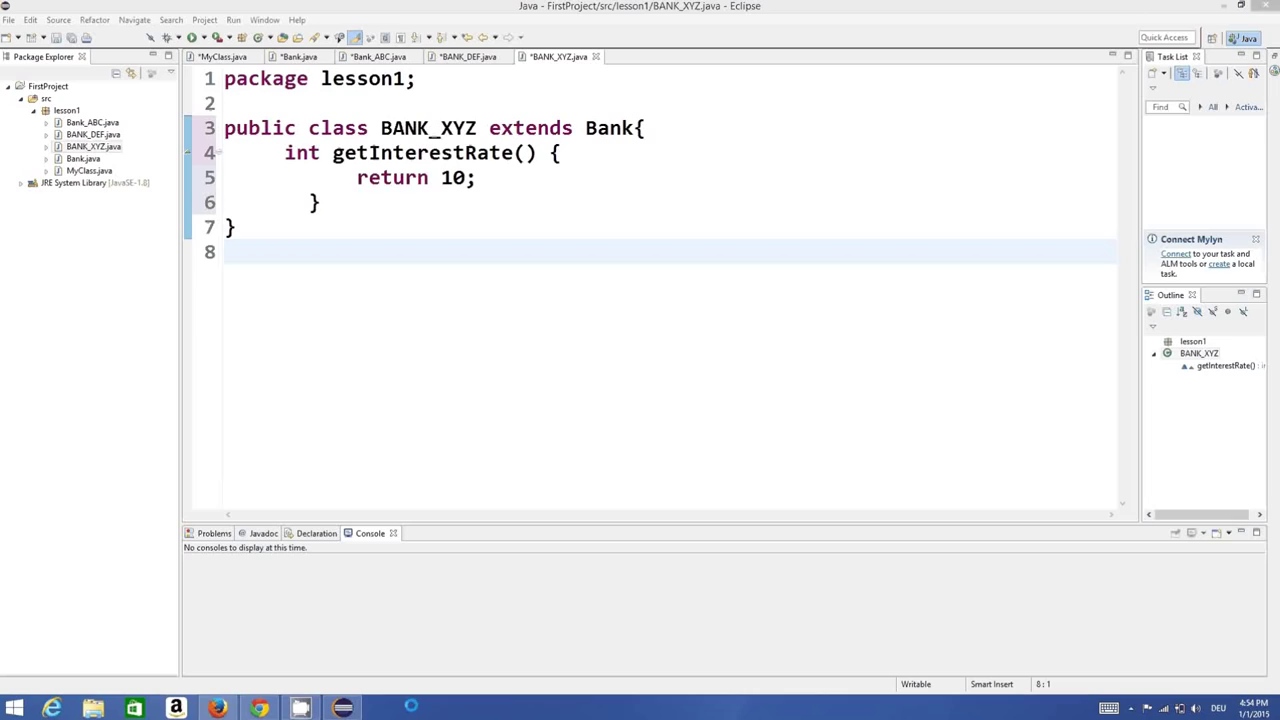
//> input picture Images/Java Tutorial For Beginners 26 - Polymorphism in Java_GnLtvmeGAWA/1.png, 1280 x 720 px
$ ./houghlines '../../../Images/Java Tutorial For Beginners 26 - Polymorphism in Java_GnLtvmeGAWA/1.png'   (built with g++ and OpenCV 4)
//> lines starting //> are read from the running program, lines starting //| are printed output that depends on the picture; after the words box and inside, x2 and y2 are one past the last pixel; in counts of white or black regions, pixels touching at a corner belong together
// g++ houghlines.cpp `pkg-config --cflags --libs opencv`

#include "opencv2/highgui/highgui.hpp"
#include "opencv2/imgproc/imgproc.hpp"

#include <iostream>

using namespace cv;
using namespace std;

#define PI 3.14159265

void help()
{
	cout << "\nThis program demonstrates line finding with the Hough transform.\n"
			"Usage: ./houghlines <image_name>, Default is pic1.jpg\n" << endl;
}

int main(int argc, char** argv)
{
	const char* filename = argc >= 2 ? argv[1] : "pic1.jpg";

	Mat src = imread(filename, 0);
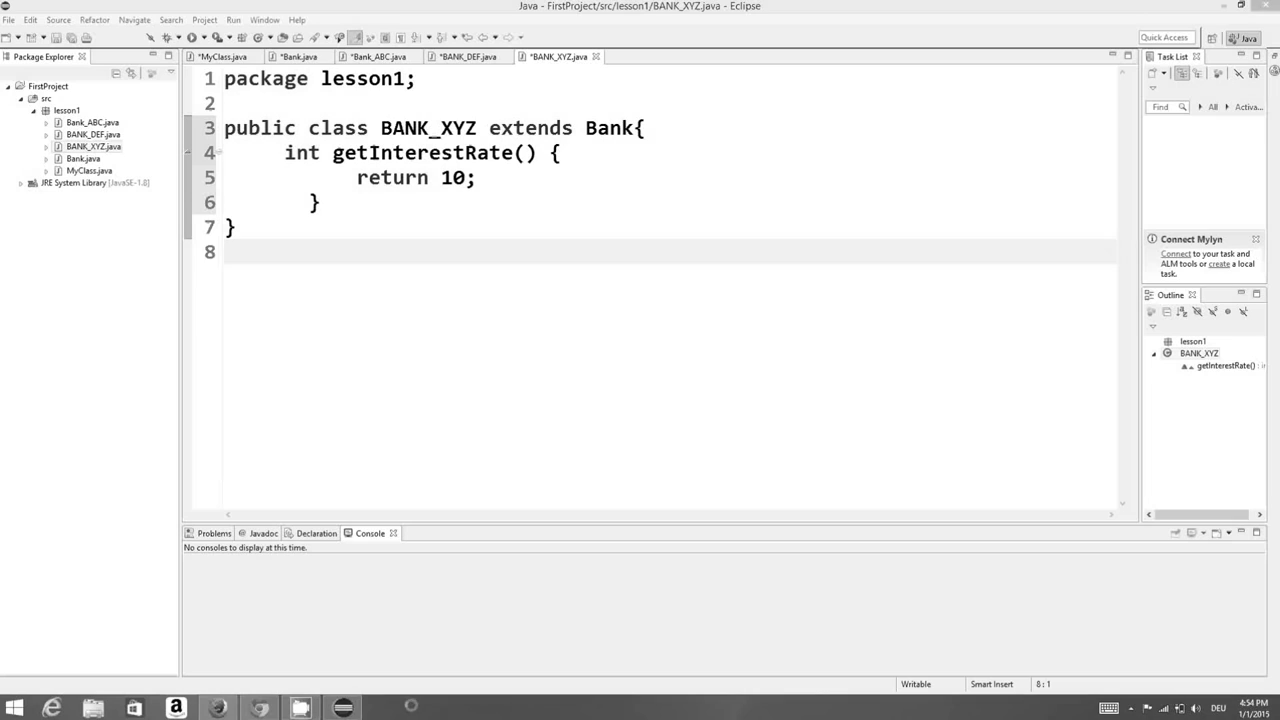
//> src: 720 rows x 1280 cols, CV_8UC1; min 0, max 255, mean 239.6
	Mat demo = Mat::zeros( src.size(), CV_8U );
	if(src.empty())
	{
		help();
		cout << "can not open " << filename << endl;
		return -1;
	}

	Mat dst, cdst;
	Canny(src, dst, 50, 20, 3);
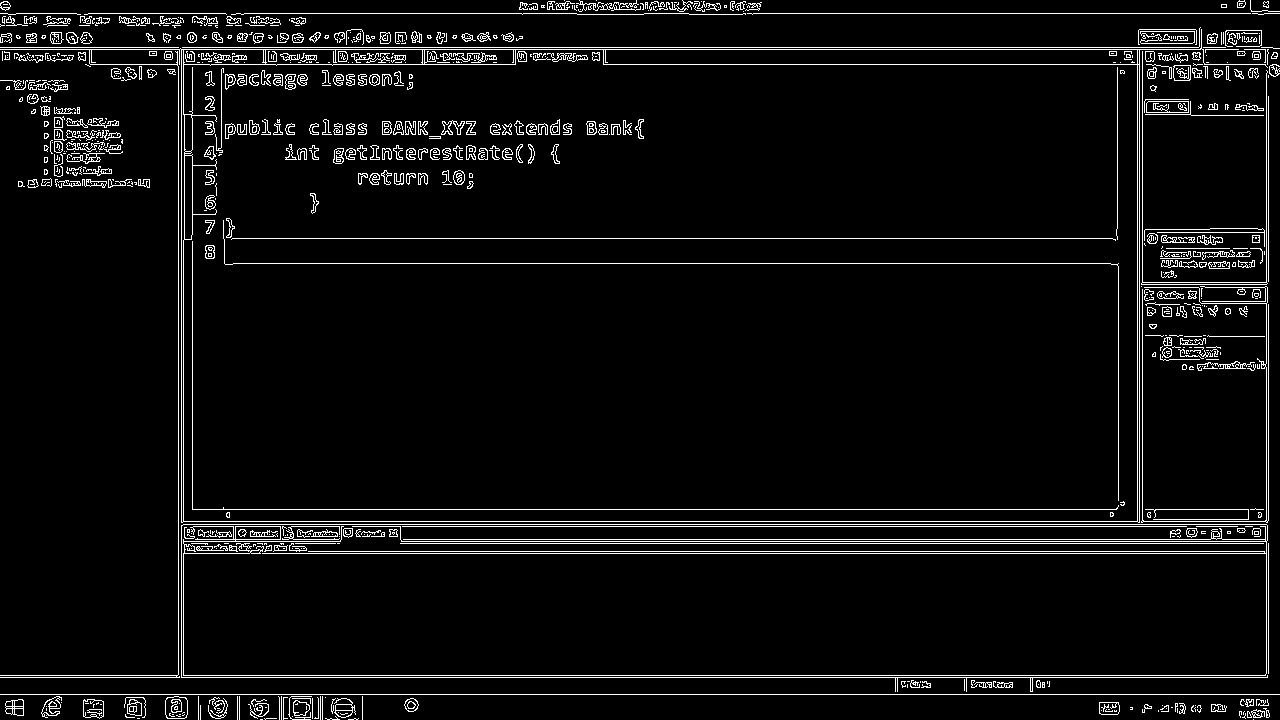
//> dst: 720 rows x 1280 cols, CV_8UC1; 5.1% white in thin lines or dots
	cvtColor(dst, cdst, CV_GRAY2BGR);
//> cdst: 720 rows x 1280 cols, CV_8UC3; 5.1% white in thin lines or dots

	#if 0
		vector<Vec2f> lines;
		HoughLines(dst, lines, 1, CV_PI/180, 100, 0, 0 );

		for( size_t i = 0; i < lines.size(); i++ )
		{
			float rho = lines[i][0], theta = lines[i][1];
			Point pt1, pt2;
			double a = cos(theta), b = sin(theta);
			double x0 = a*rho, y0 = b*rho;
			pt1.x = cvRound(x0 + 1000*(-b));
			pt1.y = cvRound(y0 + 1000*(a));
			pt2.x = cvRound(x0 - 1000*(-b));
			pt2.y = cvRound(y0 - 1000*(a));
			line( cdst, pt1, pt2, Scalar(0,0,255), 3, CV_AA);
		}
	#else
		vector<Vec4i> lines;
		HoughLinesP(dst, lines, 1, CV_PI/180, 50, 50, 10 );
//> lines = 265 lines (x1, y1, x2, y2), first 8: [0, 677, 1267, 677], [0, 675, 1267, 675], [88, 13, 576, 13], [0, 694, 1279, 694], [178, 553, 1268, 553], [0, 47, 1225, 47], [400, 543, 1268, 543], [603, 64, 1155, 64]
		RNG rc;
		cout.precision(2);
		for( size_t i = 0; i < lines.size(); i++ )
		{
			Vec4i l = lines[i];
			bool along_y = abs(l[1]-l[3])
						&& abs(l[0]-l[2])/float(abs(l[1]-l[3])) < sin(10*PI/180)
						&& abs(l[1]-l[3]) > 0.2*src.rows;
			bool along_x = abs(l[0]-l[2])
						&& abs(l[1]-l[3])/float(abs(l[0]-l[2])) < sin(15*PI/180)
						&& abs(l[0]-l[2]) > 0.2*src.cols;
			if (along_y || along_x) {
				// cout << endl;
				cout << l[0] << "\t" << l[1] << " | " << l[2] << "\t" << l[3] << " ... ";
				if (along_y)
					cout << "along y" << endl;
						// << abs(l[0]-l[2])/float(max(l[0], l[2])) << "\t"
						// << 0.001*max(l[1], l[3]) << endl;
				if (along_x)
					cout << "along x" << endl;
						// << abs(l[1]-l[3])/float(max(l[1], l[3])) << "\t"
						// << 0.001*max(l[0], l[2]) << endl;
				line( src, Point(l[0], l[1]), Point(l[2], l[3]),
						Scalar(rc.next()%255, rc.next()%255, rc.next()%255), 3, CV_AA);
			}
			// else line( src, Point(l[0], l[1]), Point(l[2], l[3]),
					// Scalar(rc.next()%255, rc.next()%255, rc.next()%255), 1, CV_AA);
		}
//> this loop made 265 passes
//| 0	677 | 1267	677 ... along x
//| 0	675 | 1267	675 ... along x
//| 88	13 | 576	13 ... along x
//| 0	694 | 1279	694 ... along x
//| 178	553 | 1268	553 ... along x
//| 0	47 | 1225	47 ... along x
//| 400	543 | 1268	543 ... along x
//| 603	64 | 1155	64 ... along x
//> (output is shown up to pass 8 of 265)
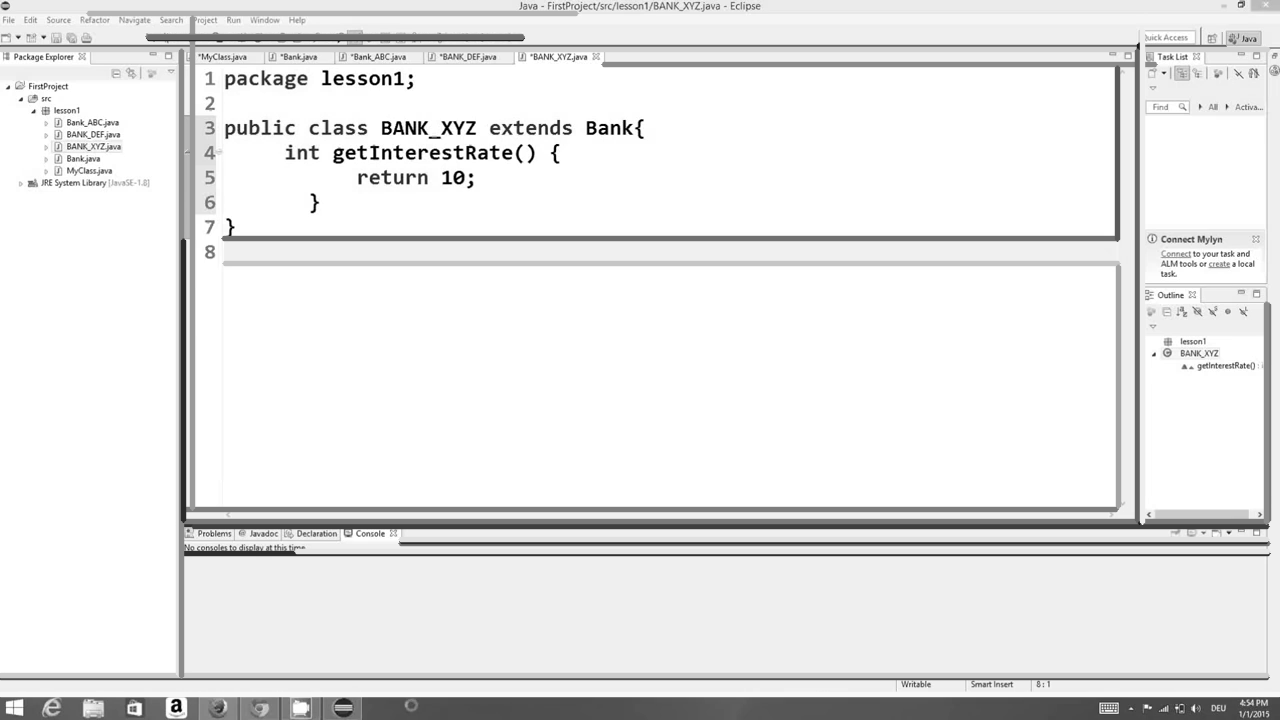
//> src: 720 rows x 1280 cols, CV_8UC1; 12.37% of pixels changed, all inside (x1, y1, x2, y2) = (0, 10, 1280, 698)
	#endif
	cout << "press any key to continue/end" << endl;
	imshow("demo", src);
	// imshow("detected lines", cdst);

	char k = waitKey();
//> the space key is pressed
	while (k == '`')
		k = waitKey();

	return 0;
}
